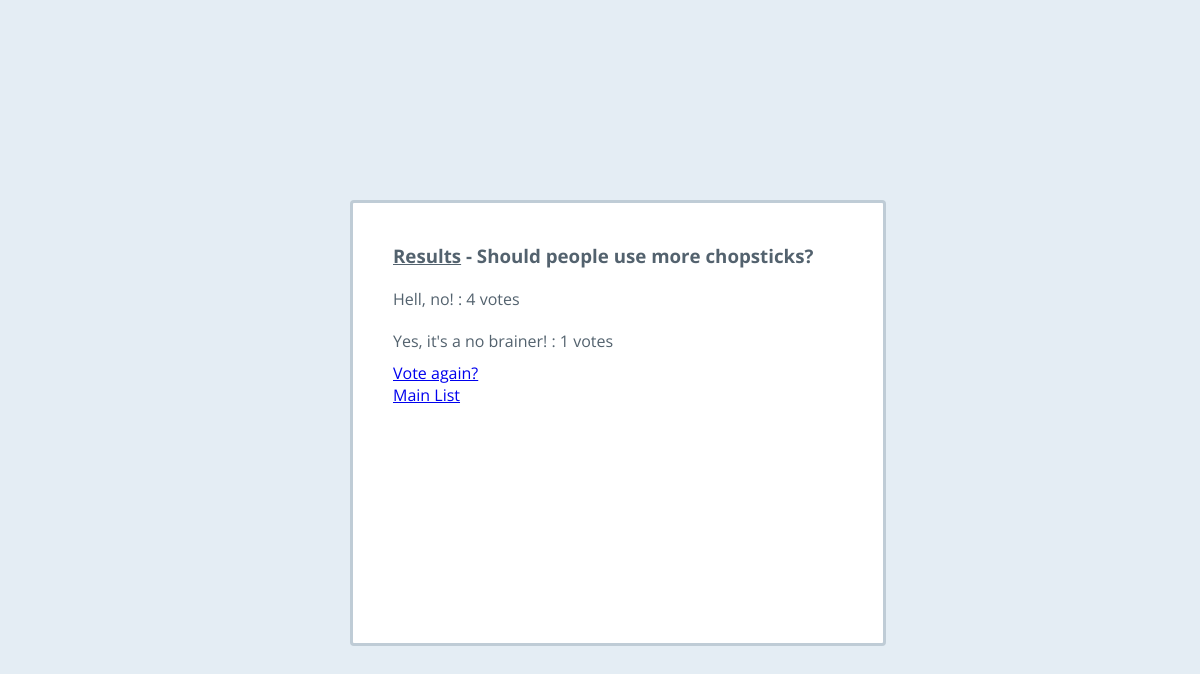
The page /polls/6/results on the database as committed earlier.
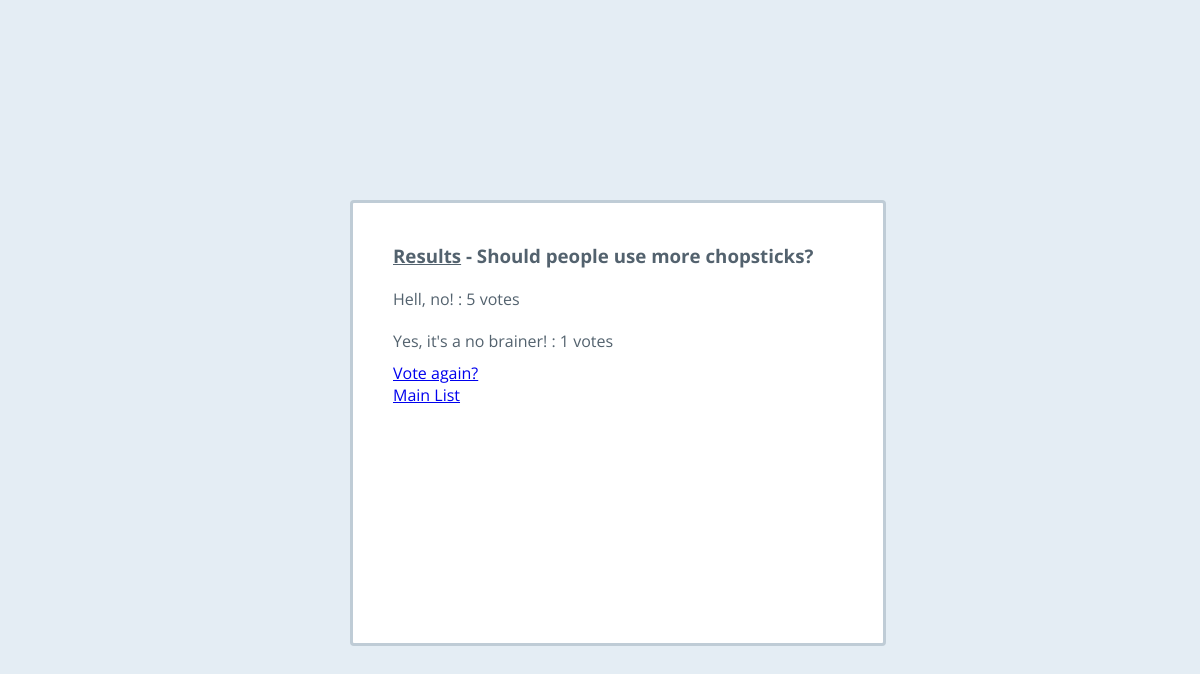
The same page on the database as committed later.
### polls/models.py (models this page shows, shortened)
class Choice(models.Model):
    question = models.ForeignKey(Question, on_delete=models.CASCADE)
    choice_text = models.CharField(max_length=200)
    votes = models.IntegerField(default=0)

### polls/views.py (the view)
# urls.py: path('<int:pk>/results', views.ResultsView.as_view(), name="results"),
class ResultsView(generic.DetailView):
    model = Question
    template_name = 'polls/results.html'

### polls/templates/polls/results.html (shortened to what this page needs)
<!DOCTYPE html>
<html lang="en">
<head>
</head>
<body>
<div class="poll">
{% if question %}
    <h3><u>Results</u> - {{ question.question_text }}</h3>
<ul>
{% for choice in question.choice_set.all %}
    <li> {{ choice.choice_text }} : {{ choice.votes }} votes </li>
{% endfor %}
{% endif %}
</ul>
<a href="{% url 'polls:detail' question.id %}">Vote again?</a><br><a href="{% url 'polls:polls' %}">Main List</a>
</div>
</body>
</html>

Rows that differ between the two databases and show on the page:
changed Choice "Hell, no!": votes "4" → "5"
